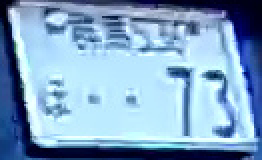
#> input picture data/number/73/20241119_113726_1675.jpg, 131 x 80 px, found by its file name (shown 2 times larger)
$ python auto_cut_image.py
#> lines starting #> are read from the running program, lines starting #| are printed output that depends on the picture; after the words box and inside, x2 and y2 are one past the last pixel; in counts of white or black regions, pixels touching at a corner belong together
#> in process_all_images, img is the input picture: shape (80, 131, 3); mean B, G, R 196.9, 164.5, 129.5
import cv2
import numpy as np
import os

# 頂点を左上、右上、左下、右下の順にソートする関数
def sort_vertices(vertices):
    sum_coords = vertices.sum(axis=1)
    diff_coords = np.diff(vertices, axis=1)

    top_left = vertices[np.argmin(sum_coords)]
    bottom_right = vertices[np.argmax(sum_coords)]
    top_right = vertices[np.argmin(diff_coords)]
    bottom_left = vertices[np.argmax(diff_coords)]

    return np.array([top_left, top_right, bottom_left, bottom_right], dtype=np.float32)

# 四角形領域を自動検出して補正する関数
def detect_and_correct(img, save_path):
    gray = cv2.cvtColor(img, cv2.COLOR_BGR2GRAY)
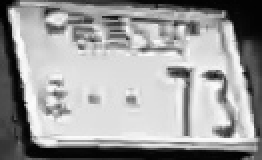
#> gray: shape (80, 131) (shown 2 times larger); min 1, max 252, mean 157.7
    blurred = cv2.GaussianBlur(gray, (5, 5), 0)
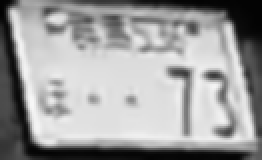
#> blurred: shape (80, 131) (shown 2 times larger); min 2, max 247, mean 157.8
    edged = cv2.Canny(blurred, 75, 200)
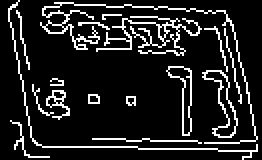
#> edged: shape (80, 131) (shown 2 times larger); 13% white in thin lines or dots

    contours, _ = cv2.findContours(edged, cv2.RETR_LIST, cv2.CHAIN_APPROX_SIMPLE)
#> contours = 28 contours, 20 with area under 20; largest, box (x1, y1, x2, y2) and area: (101, 35, 119, 69) 195, (102, 35, 119, 69) 171, (83, 33, 96, 68) 159, (83, 33, 96, 68) 152, (20, 1, 129, 72) 76, (48, 8, 101, 28) 60, (23, 45, 35, 60) 56, (22, 11, 33, 17) 33
    contours = sorted(contours, key=cv2.contourArea, reverse=True)[:5]
#> contours = 5 contours; box (x1, y1, x2, y2) and area: (101, 35, 119, 69) 195, (102, 35, 119, 69) 171, (83, 33, 96, 68) 159, (83, 33, 96, 68) 152, (20, 1, 129, 72) 76

    for contour in contours:
        peri = cv2.arcLength(contour, True)
        approx = cv2.approxPolyDP(contour, 0.02 * peri, True)

        if len(approx) == 4:
            doc_cnt = approx
            break
    else:
        print("❌ 四角形が見つかりませんでした。")
        return False
#> this loop made 5 passes
#| ❌ 四角形が見つかりませんでした。

    pts = doc_cnt.reshape(4, 2)
    sorted_pts = sort_vertices(pts)

    (tl, tr, bl, br) = sorted_pts
    widthA = np.linalg.norm(br - bl)
    widthB = np.linalg.norm(tr - tl)
    heightA = np.linalg.norm(tr - br)
    heightB = np.linalg.norm(tl - bl)

    maxWidth = int(max(widthA, widthB))
    maxHeight = int(max(heightA, heightB))

    dst = np.array([
        [0, 0],
        [maxWidth - 1, 0],
        [0, maxHeight - 1],
        [maxWidth - 1, maxHeight - 1]], dtype="float32")

    M = cv2.getPerspectiveTransform(sorted_pts, dst)
    warped = cv2.warpPerspective(img, M, (maxWidth, maxHeight))

    cv2.imwrite(save_path, warped)
    print(f"✅ 補正画像を保存しました: {save_path}")
    return True

# フォルダ内の全画像を処理する関数
def process_all_images(output_folder):
    input_dir = f"data/number/{output_folder}"

    output_dir = f"data/plates_after_cut/{output_folder}"
    if not os.path.exists(output_dir):
        os.makedirs(output_dir)

    files = [f for f in os.listdir(input_dir) if f.lower().endswith(('.jpg', '.jpeg', '.png'))]
    total_inputs = len(files)
    cut_count = 0

    for idx, filename in enumerate(files, start=1):
        input_path = os.path.join(input_dir, filename)
        save_path = os.path.join(output_dir, filename)

        img = cv2.imread(input_path)
        if img is None:
            print(f"⚠️ 画像を読み込めませんでした: {input_path}")
            continue

        print(f"📷 処理中: {filename}")
        success = detect_and_correct(img, save_path)
#> success = False
        if success:
            cut_count += 1
#> pass 2 of the loop in process_all_images, `for idx, filename in enumerate(files, start=1):`:
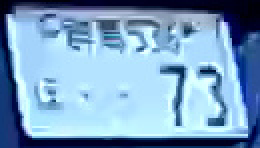
#> input picture data/number/73/20241119_113726_1677.jpg, 130 x 74 px, found by its file name (shown 2 times larger)
#> in process_all_images, img is the input picture: shape (74, 130, 3); mean B, G, R 193.3, 160.2, 122.8
#> gray: shape (74, 130)
#> blurred: shape (74, 130)
#> in detect_and_correct (call 2), `edged = cv2.Canny(blurred, 75, 200)`:
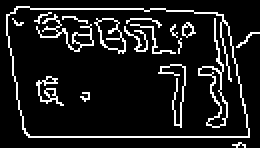
#> edged: shape (74, 130) (shown 2 times larger); 11% white in thin lines or dots
#> in detect_and_correct (call 2), `contours, _ = cv2.findContours(edged, cv2.RETR_LIST, cv2.CHAIN_APPROX_..`: contours = 26 contours, 16 with area under 20; largest, box (x1, y1, x2, y2) and area: (3, 3, 125, 69) 7072, (3, 3, 125, 69) 7060, (99, 9, 114, 64) 166, (47, 9, 63, 27) 154, (48, 9, 63, 26) 144
#> in detect_and_correct (call 2), `contours = sorted(contours, key=cv2.contourArea, reverse=True)[:5]`: contours = 5 contours; box (x1, y1, x2, y2) and area: (3, 3, 125, 69) 7072, (3, 3, 125, 69) 7060, (99, 9, 114, 64) 166, (47, 9, 63, 27) 154, (48, 9, 63, 26) 144
#> the loop in detect_and_correct (call 2), `for contour in contours:` made 1 pass
#> (peri, doc_cnt) on pass 1: (354.7, [[3, 7], [14, 68], [124, 68], [111, 7]])
#> pts = [[3, 7], [14, 68], [124, 68], [111, 7]]
#> sum_coords = [10, 82, 192, 118]
#> diff_coords = [4, 54, -56, -104]
#> top_left = [3, 7]
#> bottom_right = [124, 68]
#> top_right = [111, 7]
#> bottom_left = [14, 68]
#> sorted_pts = [[3, 7], [111, 7], [14, 68], [124, 68]]
#> tl = [3, 7]; tr = [111, 7]; bl = [14, 68]; br = [124, 68]
#> widthA = 110
#> widthB = 108
#> heightA = 62.37
#> heightB = 61.98
#> maxWidth = 110
#> maxHeight = 62
#> dst = [[0, 0], [109, 0], [0, 61], [109, 61]]
#> M = [[1.01, -0.182, -1.76], [-2.51e-17, 1.02, -7.14], [-1.32e-19, 0.000304, 1]]
#> in detect_and_correct (call 2), `warped = cv2.warpPerspective(img, M, (maxWidth, maxHeight))`:
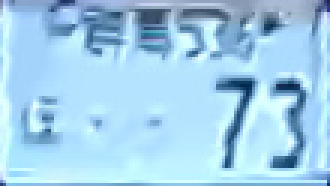
#> warped: shape (62, 110, 3) (shown 3 times larger); mean B, G, R 234.1, 206.8, 161.7
#> success = True

    print(f"📊 Kết quả cắt ảnh: {cut_count}/{total_inputs} ảnh được lưu thành công")

# メイン処理
if __name__ == "__main__":
    process_all_images('73')
